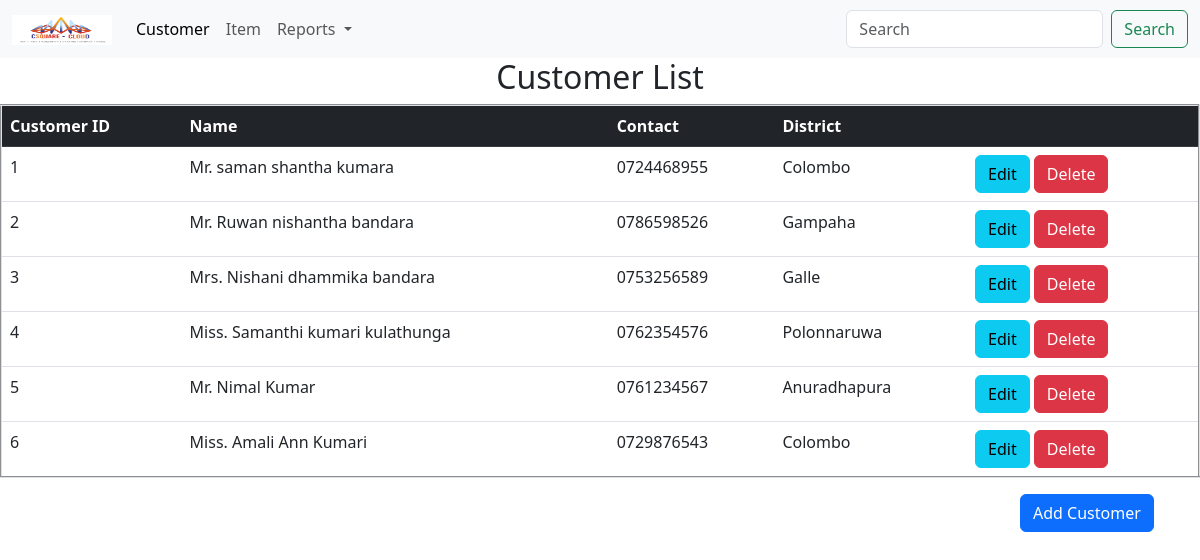
The app's page /php/customer/viewCustomer.php with its own data.
### tables this page shows
CREATE TABLE `customer` (
  `id` int NOT NULL AUTO_INCREMENT,
  `title` varchar(20) NOT NULL,
  `first_name` varchar(50) NOT NULL,
  `middle_name` varchar(50) NOT NULL,
  `last_name` varchar(50) NOT NULL,
  `contact_no` varchar(10) NOT NULL,
  `district` varchar(50) NOT NULL,
  PRIMARY KEY (`id`)
);

### php/customer/viewCustomer.php (the view, shortened to what this page needs)
<?php
    require("../config.php");
    $districtArr = array('Ampara', 'Anuradhapura', 'Badulla', 'Batticaloa', 'Colombo', 'Galle', 'Gampaha', 'Hambantota', 'Jaffna', 'Kalutara', 'Kalutara', 'Kandy', 'Kegalle', 'Kilinochchi', 'Kurunegala', 'Mannar', 'Matale', 'Matara', 'Moneragala', 'Mullaitivu', 'Nuwara Eliya', 'Polonnaruwa', 'Puttalam', 'Rathnapura', 'Vavuniya');
    function readCustomer(){
        global $con;
        global $districtArr;
        $sql = "SELECT * FROM customer";
        $result = $con->query($sql);
        if($result->num_rows > 0){
            while($row = $result->fetch_assoc()){
                $id = $row['id'];
                $title =$row['title'];
                $fname = $row['first_name'];
                $mname = $row['middle_name'];
                $lname = $row['last_name'];
                $contactNum = $row['contact_no'];
                $district = $row['district'];
                $fullName = $title.'.'.' '.$fname.' '.$mname.' '.$lname;
                $district = $districtArr[$district - 1];
                echo "<tr>
                <td>".$id."</td>
                <td>".$fullName."</td>
                <td>".$contactNum."</td>
                <td>".$district."</td>
                <td>
                    <a href='editCustomer.php?id=$id' class='btn btn-info'>Edit</a>
                    <a href='deleteCustomer.php?id=$id' class='btn btn-danger'>Delete</a>
                </td>
            </tr>";
        }
        }
    }
?>
<!DOCTYPE html>
<html>
<head>
    <link href="https://cdn.jsdelivr.net/npm/bootstrap@5.3.0/dist/css/bootstrap.min.css" rel="stylesheet">
</head>
<body>
    <nav class="navbar navbar-expand-lg bg-body-tertiary" >
        <div class="container-fluid">
          <a class="navbar-brand" href="#">
            <img src="../../img/csquared.png" width="100" height="30" alt="logo">
          </a>
          <div class="collapse navbar-collapse" id="navbarSupportedContent">
            <ul class="navbar-nav me-auto mb-2 mb-lg-0">
              <li class="nav-item">
                <a class="nav-link active" aria-current="page" href="viewCustomer.php">Customer</a>
              </li>
              <li class="nav-item">
                <a class="nav-link" href="../item/viewItem.php">Item</a>
              </li>
              <li class="nav-item dropdown">
                <a class="nav-link dropdown-toggle" href="#" role="button" data-bs-toggle="dropdown" aria-expanded="false">
                  Reports
                </a>
              </li>
            </ul>
            <form class="d-flex" role="search">
              <input class="form-control me-2" type="search" placeholder="Search" aria-label="Search">
              <button class="btn btn-outline-success" type="submit">Search</button>
            </form>
          </div>
        </div>
      </nav>
    <div class="container text-center">
  <h2>Customer List</h2>
</div>
    <div>
        <table border="2px" class="table table-hover">
            <tr class="table-dark">
                <th>Customer ID</th>
                <th>Name</th>
                <th>Contact</th>
                <th>District</th>
                <th></th>
            </tr>
            <?php readCustomer();?>
        </table>
        <a href="../../html/customer.html" class="btn btn-primary" style="margin-left:85%">Add Customer</a>
    </div>
</body>
</html>

### records on screen
customer: id "1", fullName "Mr. saman shantha kumara", contact_no "0724468955", district "Colombo"
customer: id "2", fullName "Mr. Ruwan nishantha bandara", contact_no "0786598526", district "Gampaha"
customer: id "3", fullName "Mrs. Nishani dhammika bandara", contact_no "0753256589", district "Galle"
customer: id "4", fullName "Miss. Samanthi kumari kulathunga", contact_no "0762354576", district "Polonnaruwa"
customer: id "5", fullName "Mr. Nimal Kumar", contact_no "0761234567", district "Anuradhapura"
customer: id "6", fullName "Miss. Amali Ann Kumari", contact_no "0729876543", district "Colombo"
